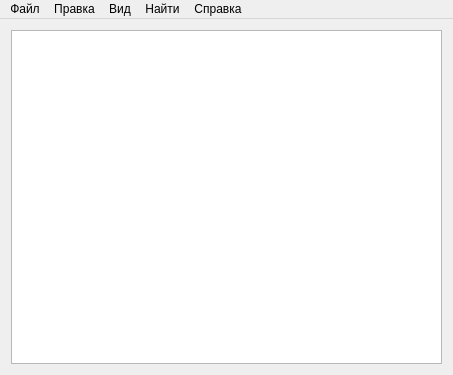
<?xml version="1.0" encoding="UTF-8"?>
<ui version="4.0">
 <class>MainWindow</class>
 <widget class="QMainWindow" name="MainWindow">
  <property name="geometry">
   <rect>
    <x>0</x>
    <y>0</y>
    <width>453</width>
    <height>375</height>
   </rect>
  </property>
  <property name="windowTitle">
   <string>Notepad</string>
  </property>
  <widget class="QWidget" name="centralWidget">
   <layout class="QVBoxLayout" name="verticalLayout">
    <item>
     <widget class="QTextEdit" name="textEdit">
      <property name="layoutDirection">
       <enum>Qt::LeftToRight</enum>
      </property>
      <property name="autoFillBackground">
       <bool>false</bool>
      </property>
     </widget>
    </item>
   </layout>
  </widget>
  <widget class="QMenuBar" name="menuBar">
   <property name="geometry">
    <rect>
     <x>0</x>
     <y>0</y>
     <width>453</width>
     <height>21</height>
    </rect>
   </property>
   <property name="contextMenuPolicy">
    <enum>Qt::DefaultContextMenu</enum>
   </property>
   <widget class="QMenu" name="menu">
    <property name="title">
     <string>Файл</string>
    </property>
    <addaction name="action_new"/>
    <addaction name="action_open"/>
    <addaction name="action_saveas"/>
   </widget>
   <widget class="QMenu" name="menu_2">
    <property name="title">
     <string>Правка</string>
    </property>
    <addaction name="action_undo"/>
    <addaction name="action_copy"/>
    <addaction name="action_paste"/>
   </widget>
   <widget class="QMenu" name="menu_3">
    <property name="title">
     <string>Вид</string>
    </property>
    <widget class="QMenu" name="menu_4">
     <property name="title">
      <string>Выравнивание</string>
     </property>
     <addaction name="action_alignLeft"/>
     <addaction name="action_alignCenter"/>
     <addaction name="action_alignRight"/>
    </widget>
    <addaction name="action_font"/>
    <addaction name="menu_4"/>
   </widget>
   <widget class="QMenu" name="menu_5">
    <property name="title">
     <string>Найти</string>
    </property>
    <addaction name="action_search"/>
    <addaction name="action_gotoStr"/>
   </widget>
   <widget class="QMenu" name="menu_6">
    <property name="title">
     <string>Справка</string>
    </property>
   </widget>
   <addaction name="menu"/>
   <addaction name="menu_2"/>
   <addaction name="menu_3"/>
   <addaction name="menu_5"/>
   <addaction name="menu_6"/>
  </widget>
  <action name="action_new">
   <property name="text">
    <string>Новый</string>
   </property>
  </action>
  <action name="action_open">
   <property name="text">
    <string>Открыть</string>
   </property>
  </action>
  <action name="action_saveas">
   <property name="text">
    <string>Сохранить как</string>
   </property>
  </action>
  <action name="action_undo">
   <property name="text">
    <string>Отменить действие</string>
   </property>
  </action>
  <action name="action_copy">
   <property name="text">
    <string>Копировать</string>
   </property>
  </action>
  <action name="action_paste">
   <property name="text">
    <string>Вставить</string>
   </property>
  </action>
  <action name="action_font">
   <property name="text">
    <string>Шрифт...</string>
   </property>
  </action>
  <action name="action_alignLeft">
   <property name="text">
    <string>слева</string>
   </property>
  </action>
  <action name="action_alignCenter">
   <property name="text">
    <string>центр</string>
   </property>
  </action>
  <action name="action_alignRight">
   <property name="text">
    <string>справа</string>
   </property>
  </action>
  <action name="action_search">
   <property name="text">
    <string>Поиск</string>
   </property>
  </action>
  <action name="action_gotoStr">
   <property name="text">
    <string>Перейти к строке</string>
   </property>
  </action>
  <action name="actionHgjgh">
   <property name="text">
    <string>апр</string>
   </property>
  </action>
 </widget>
 <layoutdefault spacing="6" margin="11"/>
 <resources/>
 <connections/>
</ui>
